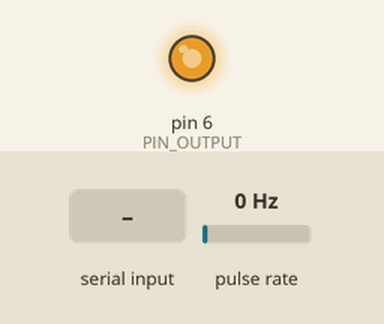
Simulated run of this sketch. Board: Arduino Uno, built with avr-gcc and run on an emulated ATmega328P. On the bench: output pins drawn as LEDs (lit = HIGH). Wiring (inferred from the names in the program): pulse sensor: data pin 2. Dashed ring = blinking. The test bench sets the inputs (shaded band); at power-on: pulse rate 0 Hz. What the sketch prints to the serial monitor is not drawn.

Above: at 1.2 s.
1.3 s: "5" received over Serial
At 2.5 s:
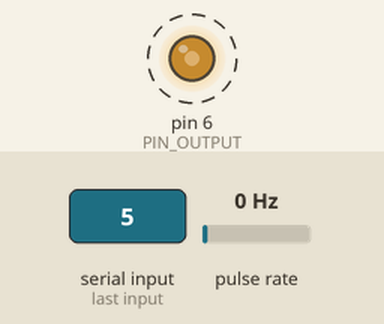
4.3 s: "5" received over Serial
Timing chart, 0 to 13.3 s (numbered marks = the images above; inputs shaded):
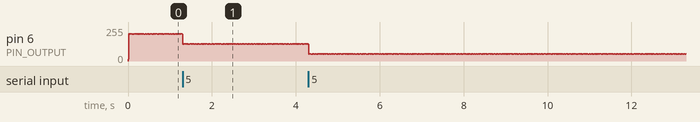

The sketch:

PIDControllerCodeFinalUntested.ino
```cpp
#define encoderPin 2
#define PIN_OUTPUT 6
// Define variables
unsigned int pulseCount = 0;
unsigned int pulseCountOld = 0; // Variable to store the number of pulses
unsigned long prevTime = 0;  // Variable to store the previous time
float rpm = 0;  // Variable to store the calculated RPM
double last_time;
double integral, previous, output = 0;
double kp, ki, kd;
double factor = 1;
double setpoint = 75.00;
float error =0;
float dt;
const float PPR_inv= 1/2048;
float errorOld=0;

void setup() {
  kp = 0.8;
  ki = 0.20;
  kd = 0.001;
  last_time = 0;
  Serial.begin(9600);
  analogWrite(PIN_OUTPUT, 0);
  // Set up the encoder pin as an input
  pinMode(encoderPin, INPUT);

  // Attach an interrupt to the encoder pin that triggers on a rising edge
  attachInterrupt(digitalPinToInterrupt(encoderPin), pulseCounter, RISING);

  // Initialize the serial communication
  Serial.begin(9600);
}

void loop() {

  // Initialize the Serial interface:

if (Serial.available() > 0) {
int inByte = Serial.read();

  switch (inByte) {


  case '1':
    factor = factor*-1;
  break;

  case '2':
    factor = .1;
  break;

  case '3':
    factor = 1;
  break;

  case '4': //
    factor = 10;
  break;

  case '5':
    kp = kp+factor;
  break;

  case '6':
    ki = ki+factor;
  break;

  case '7':
    kd = kd+factor;
  break;

  }
}
  double now = millis();
  dt = (now - last_time)*0.001;
  last_time = now;

  // Calculate RPM and print it
  unsigned long currentTime = millis();
    int Diff = pulseCount-pulseCountOld;
    pulseCountOld = pulseCount;
    rpm = (Diff*PPR_inv)/dt;

    pulseCount = 0;  // Reset pulse count
    prevTime = currentTime;


  //PID
  error = rpm - setpoint;

  float P=kp*error;
  float D=kd*(error-errorOld/dt);
  float I=ki*dt*.05*(error-errorOld);
  errorOld=error;
  float output =P+I+D;
  if (output > 0){
    if (output > 255){
      analogWrite(PIN_OUTPUT, 255);
    }else
    analogWrite(PIN_OUTPUT, output);
  }else
  analogWrite(PIN_OUTPUT, output);
  //PID


  // Setpoint VS Actual
  Serial.print(setpoint);
  Serial.print(",");
  Serial.println(rpm);
}
void pulseCounter() {
  pulseCount++;
}
```

Measured:
- by itself, pin 6 (PIN_OUTPUT): alternates 53/255 for 0.02 s and 52/255 for 0.01 s
